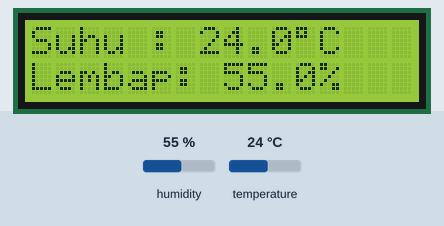
Recording of a sketch running on a simulated Arduino Uno, built with avr-gcc and run on an emulated ATmega328P. Shown: 16×2 character LCD. Inputs (shaded band) come from the test bench; at power-on: humidity 55 %, temperature 24 °C. What the sketch prints to the serial monitor is not drawn.

Above: at 2.7 s.
2.8 s: humidity set to 22 %
At 4.0 s:
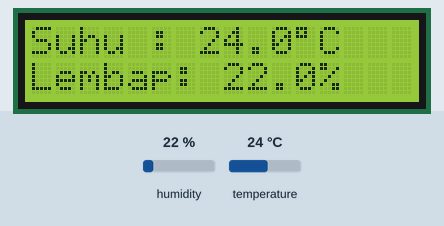
5.5 s: temperature set to 12 °C
At 6.6 s:
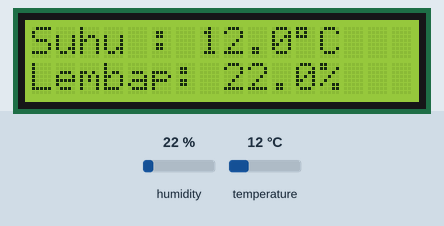
8.2 s: humidity set to 40 %
At 10.6 s:
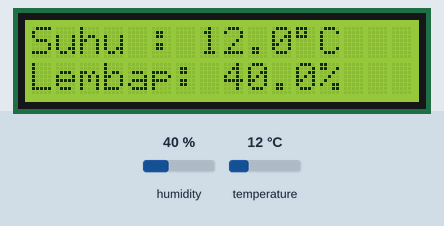
11.2 s: temperature set to 19 °C
At 13.1 s:
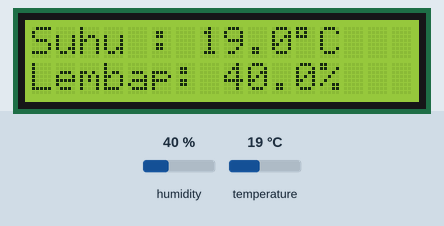
Timing chart, 0 to 14.6 s (numbered marks = the images above; inputs shaded):
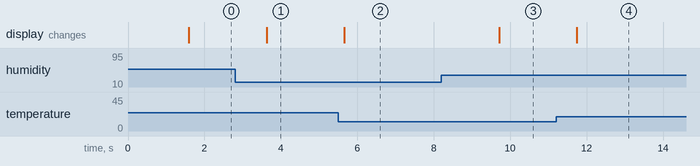

The sketch:

LCD_DHT11SUHU.ino
```cpp
#include <LiquidCrystal.h>
#include <DHT.h>

// Inisialisasi LCD (RS=12, E=11, D4=5, D5=4, D6=3, D7=2)
LiquidCrystal lcd(12, 11, 5, 4, 3, 2);

#define DHTPIN 8       // Pin DATA DHT11 terhubung ke D8
#define DHTTYPE DHT11  // Menentukan jenis sensor (DHT11)

DHT dht(DHTPIN, DHTTYPE);

void setup() {
  Serial.begin(9600);

  dht.begin(); // Mengaktifkan sensor DHT11

  lcd.begin(16, 2);
  lcd.setCursor(0, 0);
  lcd.print(" Cek DHT11... ");
  delay(1500);
  lcd.clear();
}

void loop() {
  // Membaca kelembapan (%) dan suhu (Celsius)
  float kelembapan = dht.readHumidity();
  float suhu = dht.readTemperature();

  // Cek apakah pembacaan gagal
  if (isnan(kelembapan) || isnan(suhu)) {
    lcd.setCursor(0, 0);
    lcd.print("Error Baca DHT  ");
    Serial.println("Gagal membaca dari sensor DHT!");
    delay(2000);
    return;
  }

  // Tampilkan Suhu di Baris 1 LCD
  lcd.setCursor(0, 0);
  lcd.print("Suhu : ");
  lcd.print(suhu, 1); // 1 angka di belakang koma
  lcd.print((char)223); // Karakter derajat (°)
  lcd.print("C  ");

  // Tampilkan Kelembapan di Baris 2 LCD
  lcd.setCursor(0, 1);
  lcd.print("Lembap: ");
  lcd.print(kelembapan, 1);
  lcd.print("%  ");

  // Tampilkan juga ke Serial Monitor
  Serial.print("Suhu: ");
  Serial.print(suhu);
  Serial.print(" °C | Kelembapan: ");
  Serial.print(kelembapan);
  Serial.println(" %");

  delay(2000); // Sensor DHT11 butuh jeda minimal 1-2 detik antar pembacaan
}
```

Measured:
- after the input at 2.8 s, the display: changes after 0.82 s (image 1)
- after the input at 5.5 s, the display: changes after 0.15 s (image 2)
- after the input at 8.2 s, the display: changes after 1.5 s (image 3)
- after the input at 11.2 s, the display: changes after 0.54 s (image 4)
